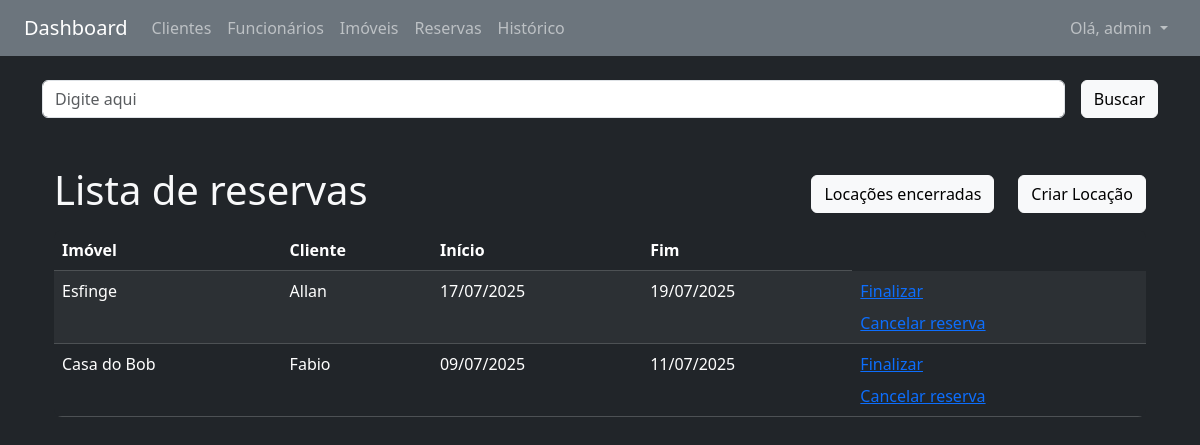
The app's page /reservas/cliente/ (signed in) with its own data.
### reservas/models.py (models this page shows, shortened)
class Reserva(models.Model):
    imovel = models.ForeignKey(Imovel, on_delete=models.RESTRICT)
    cliente = models.ForeignKey(Cliente, on_delete=models.RESTRICT)
    data_inicio = models.DateField()
    data_fim = models.DateField()
    ativo = models.BooleanField(default=True)

### imoveis/models.py (models this page shows, shortened)
class Imovel(models.Model):
    TIPO_CHOICES = [
        ('AP', 'Apartamento'),
        ('CA', 'Casa'),
        ('SC', 'Sala Comercial'),
    ]
    tipo = models.CharField(max_length=2, choices=TIPO_CHOICES)
    nome = models.CharField(max_length=100)
    endereco = models.CharField(max_length=255)
    preco = models.DecimalField(max_digits=10, decimal_places=2)
    qtyQuartos = models.IntegerField()
    foto = StdImageField(
        upload_to='fotos/imoveis',
        variations={'thumb': (150, 150), 'medium': (300, 300)},
        blank=True,
        null=True
    )
    disponibilidade = models.BooleanField(default=True)
    ativo = models.BooleanField(default=True)
    def __str__(self):
        return self.nome

### clientes/models.py (models this page shows, shortened)
class Cliente(models.Model):
    nome = models.CharField(max_length=100)
    telefone = models.CharField(max_length=20)
    cpf = models.CharField(max_length=14, unique=True)
    data_nascimento = models.DateField(null=True, blank=True)
    ativo = models.BooleanField(default=True)
    def __str__(self):
        return self.nome

### reservas/views.py (the view)
# urls.py: path('reservas/', include('reservas.urls')),
@login_required
def reservas(request, campo):
    query = request.GET.get('busca', '')
    if campo == 'cliente' and query:
        reservas = Reserva.objects.filter(
            ativo=True, cliente__nome__icontains=query)
    else:
        reservas = Reserva.objects.filter(ativo=True)
    if campo:
        campo_ordenacao = ORDENACAO_RESERVAS_LOOKUP.get(campo)
        reservas = reservas.order_by(campo_ordenacao)
    dados = {'reservas': reservas, 'ativos': True}
    return render(request, 'reservas/lista.html', dados)

### reservas/templates/reservas/lista.html (shortened to what this page needs)
{% extends 'base.html' %}
{% load heroicons %}
{% block content %}
{% include 'partials/_busca.html' %}
<div class="container-sm mt-5 d-flex justify-content-between align-items-center">
    <h1 class="h1">Lista de reservas</h1>
    <div class="d-flex gap-4">
        {% if ativos %}
        <a href="{% url 'reservas:lista_encerrados' 'cliente' %}" class="btn btn-light">Locações encerradas</a>
        <a href="{% url 'reservas:cadastrar' %}" class="btn btn-light">{% heroicon_outline "key" %} Criar
            Locação</a>
        {% else %}
        <a href="{% url 'reservas:lista' 'cliente' %}" class="btn btn-light">Locações em aberto</a>
        {% endif %}
    </div>
</div>
<div class="container-sm mt-2">
    <div class="bg-dark rounded-3 overflow-hidden">
        <table cellpadding="5" cellspacing="1" class="table table-dark table-striped mb-0">
            <thead>
                <tr>
                    <th>Imóvel</th>
                    <th>Cliente</th>
                    <th>Início</th>
                    <th>Fim</th>
                </tr>
            </thead>
            <tbody>
                {% for reserva in reservas %}
                <tr>
                    <td>{{ reserva.imovel }}</td>
                    <td>{{ reserva.cliente }}</td>
                    <td>{{ reserva.data_inicio|date:"d/m/Y" }}</td>
                    <td>{{ reserva.data_fim|date:"d/m/Y" }}</td>
                    {% if reserva.ativo %}
                    <td class="d-flex flex-column gap-2">
                        <a href="{% url 'reservas:finalizar' reserva.id %}">Finalizar</a>
                        <a href="{% url 'reservas:cancelar' reserva.id %}">Cancelar reserva</a>
                    </td>
                    {% endif %}
                </tr>
                {% empty %}
                <tr>
                    <td colspan="7">Nenhuma reserva cadastrada.</td>
                </tr>
                {% endfor %}
            </tbody>
        </table>
    </div>
</div>
{% endblock %}

### core/templates/base.html (shortened to what this page needs)
<!DOCTYPE html>
<html lang="pt-br">
<head>
    <link href="https://cdn.jsdelivr.net/npm/bootstrap@5.3.6/dist/css/bootstrap.min.css" rel="stylesheet"
 />
</head>
<body class="bg-dark text-light">
    <nav class="navbar navbar-expand-lg navbar-dark bg-secondary px-4">
        <a class="navbar-brand" href="{% url 'core:index' %}">Dashboard</a>
        <div class="collapse navbar-collapse">
            <ul class="navbar-nav me-auto">
                <li class="nav-item">
                    <a class="nav-link" href="{% url 'clientes:lista' 'nome' %}">Clientes</a>
                </li>
                {% if user.is_superuser %}
                <li class="nav-item">
                    <a class="nav-link" href="{% url 'funcionarios:lista' 'nome' %}">Funcionários</a>
                </li>
                {% endif %}
                <li class="nav-item">
                    <a class="nav-link" href="{% url 'imoveis:lista' 'nome' %}">Imóveis</a>
                </li>
                <li class="nav-item">
                    <a class="nav-link" href="{% url 'reservas:lista' 'cliente' %}">Reservas</a>
                </li>
                <li class="nav-item">
                    <a class="nav-link" href="{% url 'historico_locacoes:lista' %}">Histórico</a>
                </li>
            </ul>
        </div>
        {% if user.is_authenticated %}
        <ul class="navbar-nav">
            <li class="nav-item dropdown">
                <a class="nav-link dropdown-toggle" href="#" id="userDropdown" role="button" data-bs-toggle="dropdown"
                    aria-expanded="false">
                    Olá, {{ user.username }}
                </a>
            </li>
        </ul>
        {% endif %}
    </nav>
    <main class="container py-4">
        {% include 'partials/_mensagem.html' %}
        {% block content %}{% endblock %}
    </main>
</body>
</html>

### records on screen
Reserva: imovel "Esfinge", cliente "Allan", data_inicio "17/07/2025", data_fim "19/07/2025", ativo "Finalizar"
Reserva: imovel "Casa do Bob", cliente "Fabio", data_inicio "09/07/2025", data_fim "11/07/2025", ativo "Finalizar"

### other values on screen
{{ user.username }} "admin"
